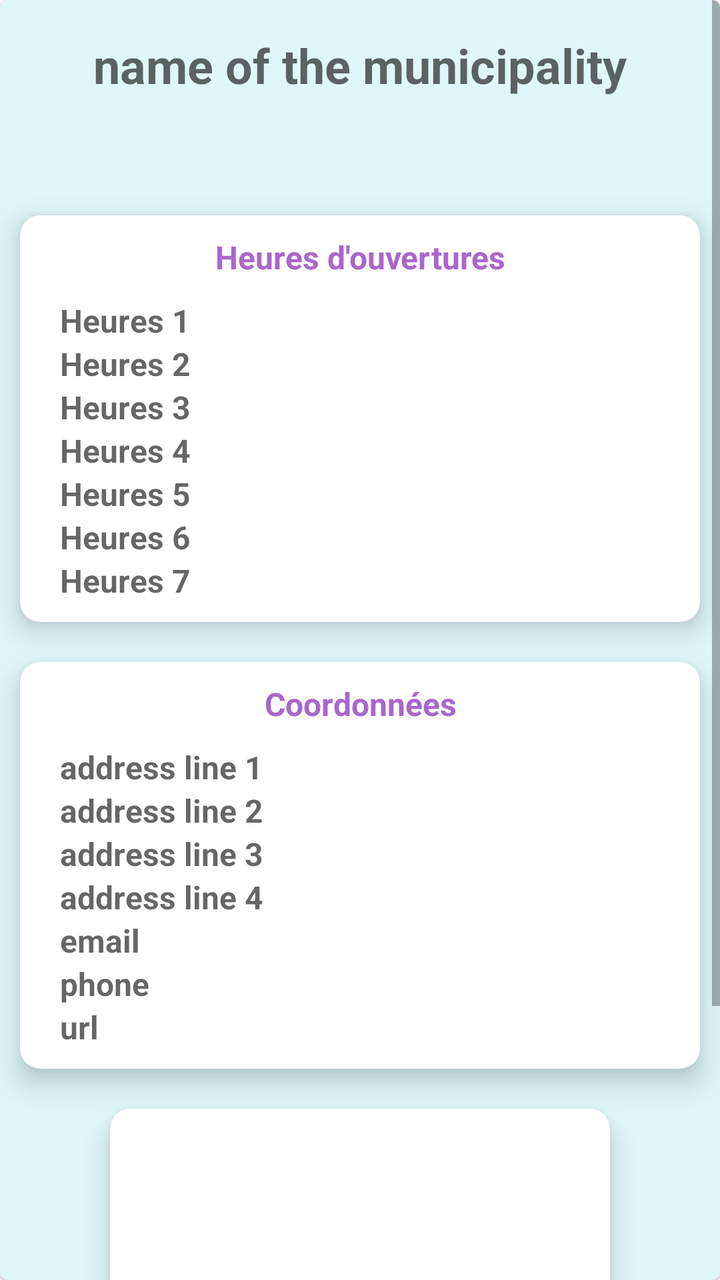
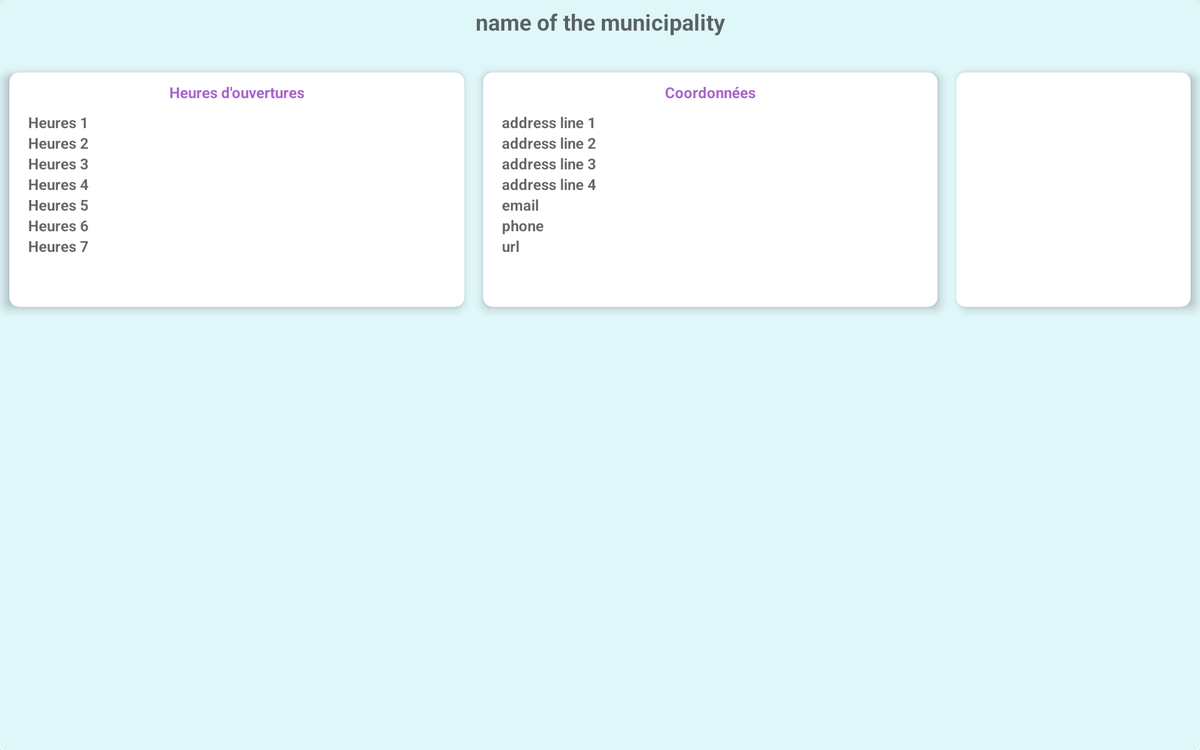

One screen, two layout resources from the same app: the default and the repository's alternative for another configuration. Each is rendered where Android would select it; the XML of both is given below.
<!-- AndroidManifest.xml: application theme AppTheme -->
<!-- res/layout/fragment_townhall.xml -->
<?xml version="1.0" encoding="utf-8"?>
<com.google.android.material.card.MaterialCardView
    xmlns:android="http://schemas.android.com/apk/res/android"
    xmlns:app="http://schemas.android.com/apk/res-auto"
    xmlns:tools="http://schemas.android.com/tools"
    style="@style/Widget.MaterialComponents.CardView"
    android:id="@+id/fragment_town_hall_mcv"
    android:layout_width="match_parent"
    android:layout_height="match_parent"
    app:layout_constraintTop_toTopOf="parent"
    app:layout_constraintStart_toStartOf="parent"
    app:layout_constraintEnd_toEndOf="parent"
    app:layout_constraintBottom_toBottomOf="parent"
    app:cardBackgroundColor="@color/colorBackground"
    tools:context=".controllers.fragments.TownHallFragment">

    <LinearLayout
        android:layout_width="match_parent"
        android:layout_height="match_parent"
        android:orientation="vertical"
        >

        <ScrollView
            android:layout_width="match_parent"
            android:layout_height="match_parent">

            <androidx.constraintlayout.widget.ConstraintLayout
                android:id="@+id/fragment_town_hall_root"
                android:layout_width="match_parent"
                android:layout_height="match_parent">

                <androidx.constraintlayout.widget.Guideline
                    android:id="@+id/fragment_town_hall_guideline_horizontal_02"
                    android:layout_width="wrap_content"
                    android:layout_height="wrap_content"
                    android:orientation="horizontal"
                    app:layout_constraintGuide_percent="0.02" />

                <androidx.constraintlayout.widget.Guideline
                    android:id="@+id/fragment_town_hall_guideline_horizontal_12"
                    android:layout_width="wrap_content"
                    android:layout_height="wrap_content"
                    android:orientation="horizontal"
                    app:layout_constraintGuide_percent="0.12" />

                
                <TextView
                    android:id="@+id/fragment_town_hall_name"
                    android:layout_width="wrap_content"
                    android:layout_height="wrap_content"
                    app:layout_constraintTop_toBottomOf="@+id/fragment_town_hall_guideline_horizontal_02"
                    app:layout_constraintStart_toStartOf="parent"
                    app:layout_constraintEnd_toEndOf="parent"
                    android:hint="@string/name_municipality"
                    android:textSize="24sp"
                    android:textStyle="bold"
                    android:gravity="center|top"
                    />

                
                <include layout="@layout/mcv_hours"
                    android:id="@+id/fragment_town_hall_mcv_hours"
                    android:layout_width="match_parent"
                    android:layout_height="wrap_content"
                    android:layout_margin="10dp"
                    app:layout_constraintTop_toTopOf="@+id/fragment_town_hall_guideline_horizontal_12"
                    app:layout_constraintStart_toStartOf="parent"
                    app:layout_constraintEnd_toEndOf="parent"
                    app:layout_constraintBottom_toTopOf="@+id/fragment_town_hall_mcv_address"/>

                
                <include layout="@layout/mcv_address"
                    android:id="@+id/fragment_town_hall_mcv_address"
                    android:layout_width="match_parent"
                    android:layout_height="wrap_content"
                    android:layout_margin="10dp"
                    app:layout_constraintTop_toBottomOf="@+id/fragment_town_hall_mcv_hours"
                    app:layout_constraintStart_toStartOf="parent"
                    app:layout_constraintEnd_toEndOf="parent"
                    app:layout_constraintBottom_toTopOf="@+id/fragment_town_hall_static_map_mcv"/>

                
                <com.google.android.material.card.MaterialCardView
                    style="@style/Widget.MaterialComponents.CardView"
                    android:id="@+id/fragment_town_hall_static_map_mcv"
                    android:layout_width="wrap_content"
                    android:layout_height="wrap_content"
                    app:layout_constraintTop_toBottomOf="@+id/fragment_town_hall_mcv_address"
                    app:layout_constraintStart_toStartOf="parent"
                    app:layout_constraintEnd_toEndOf="parent"
                    app:layout_constraintBottom_toBottomOf="parent"
                    android:layout_margin="10dp"
                    app:cardElevation="8dp"
                    app:cardCornerRadius="10dp">
                    <ImageView
                        android:id="@+id/fragment_town_hall_static_map"
                        android:layout_width="250dp"
                        android:layout_height="250dp"
                        android:layout_gravity="center"
                        />
                </com.google.android.material.card.MaterialCardView>

            </androidx.constraintlayout.widget.ConstraintLayout>

        </ScrollView>

    </LinearLayout>

</com.google.android.material.card.MaterialCardView>
<!-- res/layout/mcv_hours.xml (included above) -->
<?xml version="1.0" encoding="utf-8"?>
<com.google.android.material.card.MaterialCardView
    xmlns:app="http://schemas.android.com/apk/res-auto"
    xmlns:android="http://schemas.android.com/apk/res/android"
    style="@style/Widget.MaterialComponents.CardView"
    android:id="@+id/hours_mcv"
    app:cardElevation="8dp"
    app:cardCornerRadius="10dp">

    <androidx.constraintlayout.widget.ConstraintLayout
        android:id="@+id/hours_cl"
        android:layout_width="match_parent"
        android:layout_height="match_parent"
        android:layout_margin="10dp">

        
        <TextView
            android:id="@+id/hours_title"
            android:layout_width="match_parent"
            android:layout_height="wrap_content"
            android:gravity="center"
            android:text="Heures d'ouvertures"
            android:textColor="@android:color/holo_purple"
            android:textSize="16sp"
            android:textStyle="bold"
            app:layout_constraintStart_toStartOf="parent"
            app:layout_constraintTop_toTopOf="parent" />
        
        <TextView
            android:id="@+id/hours_1"
            android:layout_width="wrap_content"
            android:layout_height="wrap_content"
            android:layout_margin="10dp"
            android:hint="Heures 1"
            android:textColor="@color/colorPrimary"
            android:textSize="16sp"
            android:textStyle="bold"
            app:layout_constraintStart_toStartOf="parent"
            app:layout_constraintTop_toBottomOf="@+id/hours_title" />
        
        <TextView
            android:id="@+id/hours_2"
            android:layout_width="wrap_content"
            android:layout_height="wrap_content"
            android:hint="Heures 2"
            android:textColor="@color/colorPrimary"
            android:textSize="16sp"
            android:textStyle="bold"
            app:layout_constraintStart_toStartOf="@+id/hours_1"
            app:layout_constraintTop_toBottomOf="@+id/hours_1" />
        
        <TextView
            android:id="@+id/hours_3"
            android:layout_width="wrap_content"
            android:layout_height="wrap_content"
            android:hint="Heures 3"
            android:textColor="@color/colorPrimary"
            android:textSize="16sp"
            android:textStyle="bold"
            app:layout_constraintStart_toStartOf="@+id/hours_2"
            app:layout_constraintTop_toBottomOf="@+id/hours_2" />
        
        <TextView
            android:id="@+id/hours_4"
            android:layout_width="wrap_content"
            android:layout_height="wrap_content"
            android:hint="Heures 4"
            android:textColor="@color/colorPrimary"
            android:textSize="16sp"
            android:textStyle="bold"
            app:layout_constraintStart_toStartOf="@+id/hours_3"
            app:layout_constraintTop_toBottomOf="@+id/hours_3" />
        
        <TextView
            android:id="@+id/hours_5"
            android:layout_width="wrap_content"
            android:layout_height="wrap_content"
            android:hint="Heures 5"
            android:textColor="@color/colorPrimary"
            android:textSize="16sp"
            android:textStyle="bold"
            app:layout_constraintStart_toStartOf="@+id/hours_4"
            app:layout_constraintTop_toBottomOf="@+id/hours_4" />
        
        <TextView
            android:id="@+id/hours_6"
            android:layout_width="wrap_content"
            android:layout_height="wrap_content"
            android:hint="Heures 6"
            android:textColor="@color/colorPrimary"
            android:textSize="16sp"
            android:textStyle="bold"
            app:layout_constraintStart_toStartOf="@+id/hours_5"
            app:layout_constraintTop_toBottomOf="@+id/hours_5" />
        
        <TextView
            android:id="@+id/hours_7"
            android:layout_width="wrap_content"
            android:layout_height="wrap_content"
            android:hint="Heures 7"
            android:textColor="@color/colorPrimary"
            android:textSize="16sp"
            android:textStyle="bold"
            app:layout_constraintStart_toStartOf="@+id/hours_6"
            app:layout_constraintTop_toBottomOf="@+id/hours_6" />

    </androidx.constraintlayout.widget.ConstraintLayout>

</com.google.android.material.card.MaterialCardView>
<!-- res/layout/mcv_address.xml (included above) -->
<?xml version="1.0" encoding="utf-8"?>
<com.google.android.material.card.MaterialCardView
    xmlns:app="http://schemas.android.com/apk/res-auto"
    xmlns:android="http://schemas.android.com/apk/res/android"
    style="@style/Widget.MaterialComponents.CardView"
    android:id="@+id/address_mcv"
    app:cardElevation="8dp"
    app:cardCornerRadius="10dp">

    <androidx.constraintlayout.widget.ConstraintLayout
        android:id="@+id/fragment_town_hall_address"
        android:layout_width="match_parent"
        android:layout_height="match_parent"
        android:layout_margin="10dp">

        
        <TextView
            android:id="@+id/fragment_town_hall_address_title"
            android:layout_width="match_parent"
            android:layout_height="wrap_content"
            app:layout_constraintTop_toTopOf="parent"
            app:layout_constraintStart_toStartOf="parent"
            android:gravity="center"
            android:text="Coordonnées"
            android:textSize="16sp"
            android:textStyle="bold"
            android:textColor="@android:color/holo_purple" />
        
        <TextView
            android:id="@+id/fragment_town_hall_address_line_1"
            android:layout_width="wrap_content"
            android:layout_height="wrap_content"
            android:layout_margin="10dp"
            app:layout_constraintTop_toBottomOf="@+id/fragment_town_hall_address_title"
            app:layout_constraintStart_toStartOf="parent"
            android:hint="address line 1"
            android:textSize="16sp"
            android:textStyle="bold"
            android:textColor="@color/colorPrimary" />
        
        <TextView
            android:id="@+id/fragment_town_hall_address_line_2"
            android:layout_width="wrap_content"
            android:layout_height="wrap_content"
            app:layout_constraintTop_toBottomOf="@+id/fragment_town_hall_address_line_1"
            app:layout_constraintStart_toStartOf="@+id/fragment_town_hall_address_line_1"
            android:hint="address line 2"
            android:textSize="16sp"
            android:textStyle="bold"
            android:textColor="@color/colorPrimary" />
        
        <TextView
            android:id="@+id/fragment_town_hall_address_line_3"
            android:layout_width="wrap_content"
            android:layout_height="wrap_content"
            app:layout_constraintTop_toBottomOf="@+id/fragment_town_hall_address_line_2"
            app:layout_constraintStart_toStartOf="@+id/fragment_town_hall_address_line_1"
            android:hint="address line 3"
            android:textSize="16sp"
            android:textStyle="bold"
            android:textColor="@color/colorPrimary" />
        
        <TextView
            android:id="@+id/fragment_town_hall_address_line_4"
            android:layout_width="wrap_content"
            android:layout_height="wrap_content"
            app:layout_constraintTop_toBottomOf="@+id/fragment_town_hall_address_line_3"
            app:layout_constraintStart_toStartOf="@+id/fragment_town_hall_address_line_1"
            android:hint="address line 4"
            android:textSize="16sp"
            android:textStyle="bold"
            android:textColor="@color/colorPrimary" />
        
        <TextView
            android:id="@+id/fragment_town_hall_email"
            android:layout_width="wrap_content"
            android:layout_height="wrap_content"
            app:layout_constraintTop_toBottomOf="@+id/fragment_town_hall_address_line_4"
            app:layout_constraintStart_toStartOf="@+id/fragment_town_hall_address_line_1"
            android:hint="email"
            android:textSize="16sp"
            android:textStyle="bold"
            android:textColor="@color/colorPrimary" />
        
        <TextView
            android:id="@+id/fragment_town_hall_phone"
            android:layout_width="wrap_content"
            android:layout_height="wrap_content"
            app:layout_constraintTop_toBottomOf="@+id/fragment_town_hall_email"
            app:layout_constraintStart_toStartOf="@+id/fragment_town_hall_address_line_1"
            android:hint="phone"
            android:textSize="16sp"
            android:textStyle="bold"
            android:textColor="@color/colorPrimary" />
        
        <TextView
            android:id="@+id/fragment_town_hall_url"
            android:layout_width="wrap_content"
            android:layout_height="wrap_content"
            app:layout_constraintTop_toBottomOf="@+id/fragment_town_hall_phone"
            app:layout_constraintStart_toStartOf="@+id/fragment_town_hall_address_line_1"
            android:hint="url"
            android:textSize="16sp"
            android:textStyle="bold"
            android:textColor="@color/colorPrimary" />

    </androidx.constraintlayout.widget.ConstraintLayout>

</com.google.android.material.card.MaterialCardView>
<!-- resources referenced by this layout -->
<resources>
  <color name="colorBackground">#E0F7FA</color>
  
      // Authentication Activity Colors
  <color name="colorPrimary">#00BCD4</color>
  <string name="name_municipality">name of the municipality</string>
  <style name="AppTheme" parent="Theme.MaterialComponents.DayNight.NoActionBar"> 
          
          <item name="colorPrimary">@color/colorPrimary</item>
          <item name="colorPrimaryDark">@color/colorPrimaryDark</item>
          <item name="colorAccent">@color/colorAccent</item>
      </style>
  <color name="colorPrimaryDark">#0097A7</color>
  <color name="colorAccent">#C6FF00</color>
</resources>
<!-- res/layout-w1280dp/fragment_townhall.xml (the repository's variant of the layout above) -->
<!-- drawn on a large tablet held sideways -->
<?xml version="1.0" encoding="utf-8"?>
<com.google.android.material.card.MaterialCardView
    xmlns:android="http://schemas.android.com/apk/res/android"
    xmlns:app="http://schemas.android.com/apk/res-auto"
    xmlns:tools="http://schemas.android.com/tools"
    style="@style/Widget.MaterialComponents.CardView"
    android:id="@+id/fragment_town_hall_mcv"
    android:layout_width="match_parent"
    android:layout_height="match_parent"
    app:layout_constraintTop_toTopOf="parent"
    app:layout_constraintStart_toStartOf="parent"
    app:layout_constraintEnd_toEndOf="parent"
    app:layout_constraintBottom_toBottomOf="parent"
    app:cardBackgroundColor="@color/colorBackground">

    <LinearLayout
        android:layout_width="match_parent"
        android:layout_height="match_parent"
        android:orientation="vertical"
        tools:context=".controllers.fragments.TownHallFragment">

        <ScrollView
            android:layout_width="match_parent"
            android:layout_height="match_parent">

            <androidx.constraintlayout.widget.ConstraintLayout
                android:id="@+id/fragment_town_hall_root"
                android:layout_width="match_parent"
                android:layout_height="match_parent">

                <androidx.constraintlayout.widget.Guideline
                    android:id="@+id/fragment_town_hall_guideline_horizontal_02"
                    android:layout_width="wrap_content"
                    android:layout_height="wrap_content"
                    android:orientation="horizontal"
                    app:layout_constraintGuide_percent="0.02" />

                <androidx.constraintlayout.widget.Guideline
                    android:id="@+id/fragment_town_hall_guideline_horizontal_20"
                    android:layout_width="wrap_content"
                    android:layout_height="wrap_content"
                    android:orientation="horizontal"
                    app:layout_constraintGuide_percent="0.20" />

                <androidx.constraintlayout.widget.Guideline
                    android:id="@+id/fragment_town_hall_guideline_horizontal_60"
                    android:layout_width="wrap_content"
                    android:layout_height="wrap_content"
                    android:orientation="horizontal"
                    app:layout_constraintGuide_percent="0.60" />

                <androidx.constraintlayout.widget.Guideline
                    android:id="@+id/fragment_town_hall_guideline_vertical_33"
                    android:layout_width="wrap_content"
                    android:layout_height="wrap_content"
                    android:orientation="vertical"
                    app:layout_constraintGuide_percent="0.33" />

                <androidx.constraintlayout.widget.Guideline
                    android:id="@+id/fragment_town_hall_guideline_vertical_66"
                    android:layout_width="wrap_content"
                    android:layout_height="wrap_content"
                    android:orientation="vertical"
                    app:layout_constraintGuide_percent="0.66" />

                
                <TextView
                    android:id="@+id/fragment_town_hall_name"
                    android:layout_width="wrap_content"
                    android:layout_height="wrap_content"
                    app:layout_constraintTop_toBottomOf="@+id/fragment_town_hall_guideline_horizontal_02"
                    app:layout_constraintStart_toStartOf="parent"
                    app:layout_constraintEnd_toEndOf="parent"
                    android:hint="@string/name_municipality"
                    android:textSize="24sp"
                    android:textStyle="bold"
                    android:gravity="center|top"
                    />

                
                <include layout="@layout/mcv_hours"
                    android:id="@+id/fragment_town_hall_mcv_hours"
                    android:layout_width="0dp"
                    android:layout_height="0dp"
                    android:layout_margin="10dp"
                    app:layout_constraintTop_toTopOf="@+id/fragment_town_hall_guideline_horizontal_20"
                    app:layout_constraintStart_toStartOf="parent"
                    app:layout_constraintEnd_toStartOf="@+id/fragment_town_hall_mcv_address"
                    app:layout_constraintBottom_toBottomOf="parent"/>

                
                <include layout="@layout/mcv_address"
                    android:id="@+id/fragment_town_hall_mcv_address"
                    android:layout_width="0dp"
                    android:layout_height="0dp"
                    android:layout_margin="10dp"
                    app:layout_constraintTop_toTopOf="@+id/fragment_town_hall_guideline_horizontal_20"
                    app:layout_constraintStart_toEndOf="@+id/fragment_town_hall_mcv_hours"
                    app:layout_constraintEnd_toStartOf="@+id/fragment_town_hall_static_map_mcv"
                    app:layout_constraintBottom_toBottomOf="parent"/>

                
                <com.google.android.material.card.MaterialCardView
                    style="@style/Widget.MaterialComponents.CardView"
                    android:id="@+id/fragment_town_hall_static_map_mcv"
                    android:layout_width="wrap_content"
                    android:layout_height="wrap_content"
                    app:layout_constraintTop_toTopOf="@+id/fragment_town_hall_guideline_horizontal_20"
                    app:layout_constraintStart_toEndOf="@+id/fragment_town_hall_mcv_address"
                    app:layout_constraintEnd_toEndOf="parent"
                    app:layout_constraintBottom_toBottomOf="parent"
                    android:layout_margin="10dp"
                    app:cardElevation="8dp"
                    app:cardCornerRadius="10dp">
                    <ImageView
                        android:id="@+id/fragment_town_hall_static_map"
                        android:layout_width="250dp"
                        android:layout_height="250dp"
                        android:layout_gravity="center"
                        />
                </com.google.android.material.card.MaterialCardView>

            </androidx.constraintlayout.widget.ConstraintLayout>

        </ScrollView>

    </LinearLayout>

</com.google.android.material.card.MaterialCardView>
